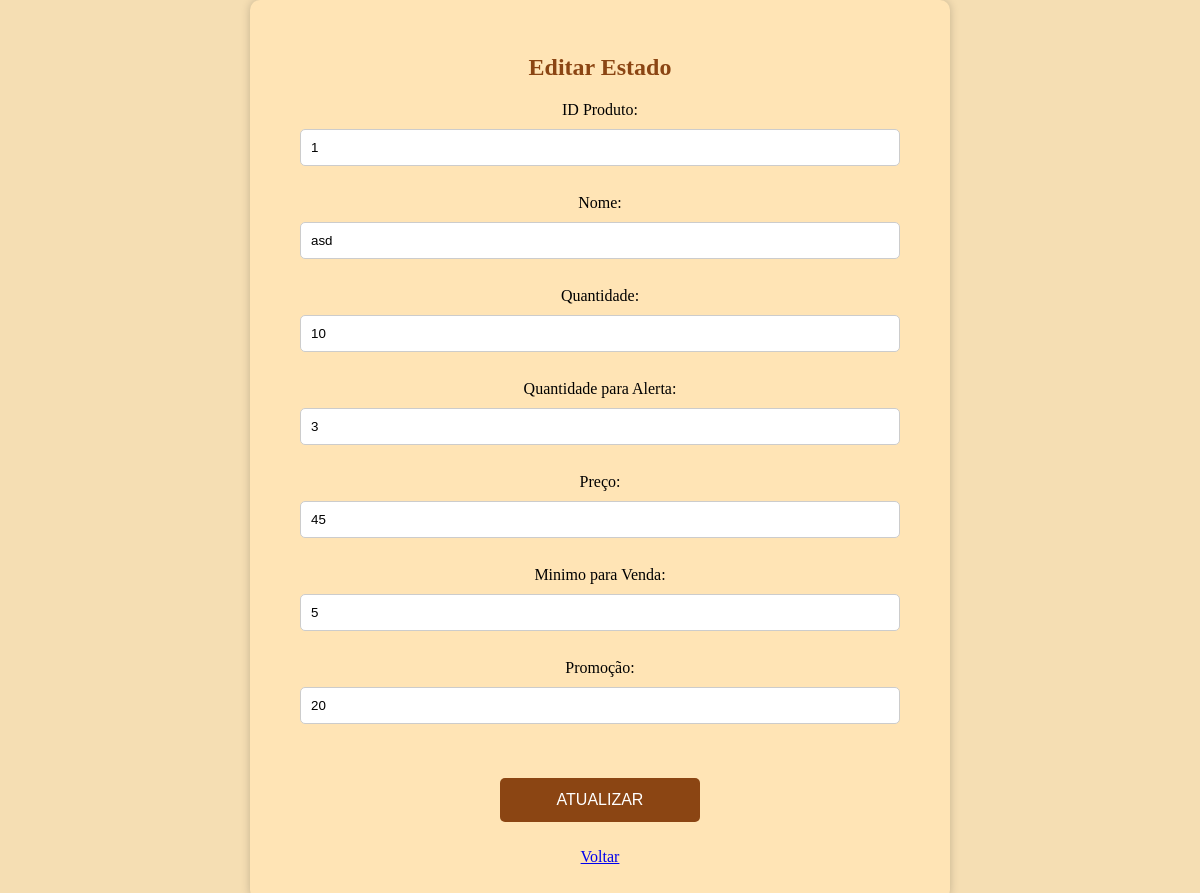
Page /editar_produto.php?i=1 (signed in) on the committed database.
### tables this page shows
CREATE TABLE `estoque` (
  `IDProduto` int NOT NULL AUTO_INCREMENT,
  `Nome` varchar(100) NOT NULL,
  `Quantidade` int NOT NULL,
  `QTD_Alerta` int NOT NULL,
  `Preco` float NOT NULL,
  `LIM_Venda` int NOT NULL,
  `Promocao` int DEFAULT '0',
  PRIMARY KEY (`IDProduto`)
);

### editar_produto.php (the view, shortened to what this page needs)
	<?php
require_once "config.php";
	$sql = "SELECT *
         FROM estoque
		 WHERE IDProduto = " . $_GET['i'];
	$resultado = mysqli_query($conexao, $sql);
	$arResultado = mysqli_fetch_assoc($resultado);
?>
<!DOCTYPE html>
<html>
	<head>
		<link rel="stylesheet" type="text/css" href="styles.css">
	</head>
	<body>
		<form method="post" action="cEditar_produto.php">
			<h2>Editar Estado</h2>
            ID Produto: <input readonly type="text" name="id" value="<?php echo $_GET['i']; ?>"><br/>
            Nome: <input type="text" name="nome" value="<?php echo $arResultado['Nome'];?>"><br/>
            Quantidade: <input type="text" name="quantidade" value="<?php echo $arResultado['Quantidade'];?>"><br/>
            Quantidade para Alerta: <input type="text" name="qtd_alerta" value="<?php echo $arResultado['QTD_Alerta'];?>"><br/>
            Preço: <input type="text" name="preco" value="<?php echo $arResultado['Preco'];?>"><br/>
            Minimo para Venda: <input type="text" name="limite_venda" value="<?php echo $arResultado['LIM_Venda'];?>"><br/>
            Promoção: <input type="text" name="promocao" value="<?php echo $arResultado['Promocao'];?>"><br/>
            <p>
				<input type="submit" value="ATUALIZAR">
			</p>
            <a href="estoque.php">Voltar</a>
		</form>
	</body>
</html>

### styles.css (style rules this page uses)
html, body { height: 100%; margin: 0; }
body { background-color: #F5DEB3; }
form, .divpilar { display: flex; flex-direction: column; justify-content: center; align-items: center; margin: auto; width: 90%; height: 100%; min-height: 300px; padding: 50px; background-color: #FFE4B5; text-align: center; border-radius: 10px; box-shadow: 0 0 10px rgba(0, 0, 0, 0.2); margin-bottom: 0px; }
@media screen and (min-width: 768px) { form, .divpilar { width: 50%; } }
input[type="submit"] { display: inline-block; padding: 10px; margin: 10px; background-color: #8B4513; color: #fff; font-size: 1em; border: none; border-radius: 5px; cursor: pointer; line-height: 1.5; width: 200px; }
input[type="text"], input[type="password"], input[type="date"], select, option { display: block; padding: 10px; margin: 10px; width: 100%; border: 1px solid #ccc; border-radius: 5px; box-sizing: border-box; }
h2, .titulo { font-size: 1.5em; color: #8B4513; margin: 20px 0; font-family: ""; }

### rows in the picture
estoque: nome "asd", quantidade "10", qtd_alerta "3", preco "45", limite_venda "5", promocao "20"
